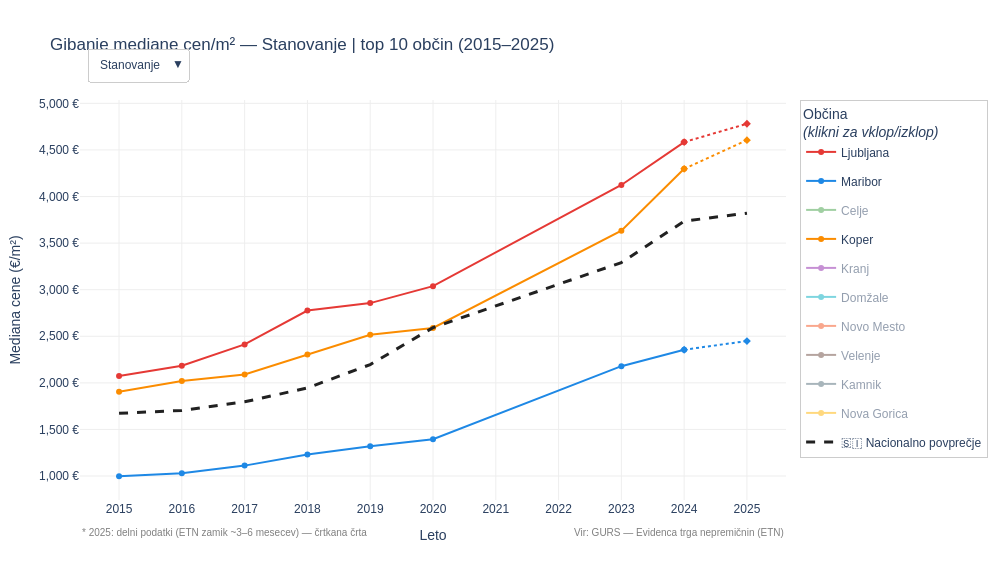

This figure's notebook cell:
### Markdown cell above
---
## Vizualizacija 1: Gibanje cen/m² v top 10 občinah (2015–2025)

**Interaktivno:** dropdown za tip nepremičnine, legenda za vklop/izklop občin, nacionalno povprečje kot referenčna črta.  
**Opomba za 2025:** podatki za 2025 so delni (ETN ima zamik ~3–6 mesecev), zato je zadnja točka prikazana s črtkano črto.

### Code cell
# ── Vizualizacija 1: Gibanje cen/m² — interaktivni Plotly ───────────────────
# Privzeto vidne: Ljubljana, Maribor, Koper; ostale legendonly

LETA = list(range(2015, 2026))
TIPI = ["Stanovanje", "Hiša", "Skupaj"]

# Občine, ki so privzeto vidne
PRIVZETO_VIDNE = {"LJUBLJANA", "MARIBOR", "KOPER"}

def pripravi_podatke(tip_filter):
    """Vrne mediane cen/m² po občinah in letih ter nacionalno povprečje."""
    if tip_filter == "Skupaj":
        pod = df
    else:
        pod = df[df["TIP"] == tip_filter]

    # Po občinah
    obcina_leto = (
        pod.groupby(["OBCINA", "LETO"], observed=True)["CENA_M2"]
        .median()
        .reset_index()
    )

    # Nacionalno povprečje (mediana vseh 10 občin skupaj)
    nat = (
        pod.groupby("LETO")["CENA_M2"]
        .median()
        .reset_index()
        .rename(columns={"CENA_M2": "NAT"})
    )
    return obcina_leto, nat

def naredi_traces(tip_filter):
    """Izdela seznam Plotly traces za dani tip."""
    obcina_leto, nat = pripravi_podatke(tip_filter)
    traces = []

    for obcina in OBCINE:
        pod = obcina_leto[obcina_leto["OBCINA"] == obcina].sort_values("LETO")
        leta = pod["LETO"].tolist()
        cene = pod["CENA_M2"].tolist()

        # Normalna črta (2015–2024)
        idx_24 = [i for i, l in enumerate(leta) if l <= 2024]
        idx_25 = [i for i, l in enumerate(leta) if l >= 2024]

        vidnost = True if obcina in PRIVZETO_VIDNE else "legendonly"

        # 2015–2024: polna črta
        traces.append(go.Scatter(
            x=[leta[i] for i in idx_24],
            y=[cene[i] for i in idx_24],
            name=obcina.title(),
            line=dict(color=BARVE[obcina], width=2),
            mode="lines+markers",
            marker=dict(size=6),
            visible=vidnost,
            legendgroup=obcina,
            showlegend=True,
            hovertemplate=f"<b>{obcina.title()}</b><br>Leto: %{{x}}<br>Mediana: %{{y:,.0f}} €/m²<extra></extra>",
        ))

        # 2024–2025: črtkana črta (delni podatki)
        if len(idx_25) >= 2:
            traces.append(go.Scatter(
                x=[leta[i] for i in idx_25],
                y=[cene[i] for i in idx_25],
                name=obcina.title() + " (2025*)",
                line=dict(color=BARVE[obcina], width=2, dash="dot"),
                mode="lines+markers",
                marker=dict(size=6, symbol="diamond"),
                visible=vidnost,
                legendgroup=obcina,
                showlegend=False,
                hovertemplate=f"<b>{obcina.title()} (delni podatki 2025)</b><br>Leto: %{{x}}<br>Mediana: %{{y:,.0f}} €/m²<extra></extra>",
            ))

    # Nacionalno povprečje
    nat_s = nat.sort_values("LETO")
    traces.append(go.Scatter(
        x=nat_s["LETO"].tolist(),
        y=nat_s["NAT"].tolist(),
        name="🇸🇮 Nacionalno povprečje",
        line=dict(color="#212121", width=3, dash="dash"),
        mode="lines",
        visible=True,
        legendgroup="nat",
        hovertemplate="<b>Nacionalno povprečje</b><br>Leto: %{x}<br>Mediana: %{y:,.0f} €/m²<extra></extra>",
    ))

    return traces

# ── Začetni tip: Stanovanje ──────────────────────────────────────────────────
zacetni_tip = "Stanovanje"
traces_init = naredi_traces(zacetni_tip)

fig = go.Figure(data=traces_init)

# ── Dropdown gumbi ───────────────────────────────────────────────────────────
# Za vsak tip predizračunamo y vrednosti vseh trace-ov
def y_za_tip(tip_filter):
    obcina_leto, nat = pripravi_podatke(tip_filter)
    ys = []
    for obcina in OBCINE:
        pod = obcina_leto[obcina_leto["OBCINA"] == obcina].sort_values("LETO")
        cene = pod.set_index("LETO")["CENA_M2"]
        leta_24 = [l for l in LETA if l <= 2024]
        leta_25 = [2024, 2025]

        ys.append([cene.get(l, None) for l in leta_24])
        ys.append([cene.get(l, None) for l in leta_25])

    nat_s = nat.set_index("LETO")["NAT"]
    ys.append([nat_s.get(l, None) for l in LETA])
    return ys

gumbi = []
for tip in TIPI:
    ys = y_za_tip(tip)
    gumbi.append(dict(
        label=tip,
        method="update",
        args=[
            {"y": ys},
            {"title": f"Gibanje mediane cen/m² — {tip} | top 10 občin (2015–2025)"}
        ]
    ))

fig.update_layout(
    title=f"Gibanje mediane cen/m² — {zacetni_tip} | top 10 občin (2015–2025)",
    xaxis=dict(title="Leto", tickmode="linear", dtick=1, gridcolor="#eeeeee"),
    yaxis=dict(
        title="Mediana cene (€/m²)",
        tickformat=",.0f",
        ticksuffix=" €",
        gridcolor="#eeeeee",
    ),
    updatemenus=[dict(
        buttons=gumbi,
        direction="down",
        showactive=True,
        x=0.01, xanchor="left",
        y=1.13, yanchor="top",
        bgcolor="white",
        bordercolor="#cccccc",
    )],
    legend=dict(
        title="Občina<br><i>(klikni za vklop/izklop)</i>",
        bgcolor="rgba(255,255,255,0.85)",
        bordercolor="#cccccc",
        borderwidth=1,
    ),
    hovermode="x unified",
    plot_bgcolor="white",
    paper_bgcolor="white",
    font=dict(family="Arial", size=12),
    width=1000,
    height=580,
    annotations=[
        dict(
            text="* 2025: delni podatki (ETN zamik ~3–6 mesecev) — črtkana črta",
            xref="paper", yref="paper",
            x=0, y=-0.1, showarrow=False,
            font=dict(size=10, color="gray"),
        ),
        dict(
            text="Vir: GURS — Evidenca trga nepremičnin (ETN)",
            xref="paper", yref="paper",
            x=1, y=-0.1, showarrow=False,
            font=dict(size=10, color="gray"),
            xanchor="right",
        ),
    ],
)

fig.write_html("viz1_cene_trend.html")
fig.show()
print("✓ Izvoženo: viz1_cene_trend.html")

### Figure 1 — Plotly figure (JSON) as saved in the notebook; plotly's stock layout.template omitted (floating-point values rounded to 4 significant figures; data arrays with more than 128 entries replaced by an {"elided": "..."} marker saying what was removed)
{"data": [{"hovertemplate": "<b>Ljubljana</b><br>Leto: %{x}<br>Mediana: %{y:,.0f} €/m²<extra></extra>", "legendgroup": "LJUBLJANA", "line": {"color": "#E53935", "width": 2}, "marker": {"size": 6}, "mode": "lines+markers", "name": "Ljubljana", "showlegend": true, "type": "scatter", "visible": true, "x": [2015, 2016, 2017, 2018, 2019, 2020, 2023, 2024], "y": [2074.0, 2184.0, 2412.0, 2776.0, 2856.0, 3038.0, 4124.0, 4585.0]}, {"hovertemplate": "<b>Ljubljana (delni podatki 2025)</b><br>Leto: %{x}<br>Mediana: %{y:,.0f} €/m²<extra></extra>", "legendgroup": "LJUBLJANA", "line": {"color": "#E53935", "dash": "dot", "width": 2}, "marker": {"size": 6, "symbol": "diamond"}, "mode": "lines+markers", "name": "Ljubljana (2025*)", "showlegend": false, "type": "scatter", "visible": true, "x": [2024, 2025], "y": [4585.0, 4781.0]}, {"hovertemplate": "<b>Maribor</b><br>Leto: %{x}<br>Mediana: %{y:,.0f} €/m²<extra></extra>", "legendgroup": "MARIBOR", "line": {"color": "#1E88E5", "width": 2}, "marker": {"size": 6}, "mode": "lines+markers", "name": "Maribor", "showlegend": true, "type": "scatter", "visible": true, "x": [2015, 2016, 2017, 2018, 2019, 2020, 2023, 2024], "y": [997.7, 1031.0, 1112.0, 1230.0, 1320.0, 1395.0, 2179.0, 2356.0]}, {"hovertemplate": "<b>Maribor (delni podatki 2025)</b><br>Leto: %{x}<br>Mediana: %{y:,.0f} €/m²<extra></extra>", "legendgroup": "MARIBOR", "line": {"color": "#1E88E5", "dash": "dot", "width": 2}, "marker": {"size": 6, "symbol": "diamond"}, "mode": "lines+markers", "name": "Maribor (2025*)", "showlegend": false, "type": "scatter", "visible": true, "x": [2024, 2025], "y": [2356.0, 2449.0]}, {"hovertemplate": "<b>Celje</b><br>Leto: %{x}<br>Mediana: %{y:,.0f} €/m²<extra></extra>", "legendgroup": "CELJE", "line": {"color": "#43A047", "width": 2}, "marker": {"size": 6}, "mode": "lines+markers", "name": "Celje", "showlegend": true, "type": "scatter", "visible": "legendonly", "x": [2015, 2016, 2017, 2018, 2019, 2020, 2023, 2024], "y": [1046.0, 1078.0, 1122.0, 1223.0, 1339.0, 1354.0, 2226.0, 2249.0]}, {"hovertemplate": "<b>Celje (delni podatki 2025)</b><br>Leto: %{x}<br>Mediana: %{y:,.0f} €/m²<extra></extra>", "legendgroup": "CELJE", "line": {"color": "#43A047", "dash": "dot", "width": 2}, "marker": {"size": 6, "symbol": "diamond"}, "mode": "lines+markers", "name": "Celje (2025*)", "showlegend": false, "type": "scatter", "visible": "legendonly", "x": [2024, 2025], "y": [2249.0, 2513.0]}, {"hovertemplate": "<b>Koper</b><br>Leto: %{x}<br>Mediana: %{y:,.0f} €/m²<extra></extra>", "legendgroup": "KOPER", "line": {"color": "#FB8C00", "width": 2}, "marker": {"size": 6}, "mode": "lines+markers", "name": "Koper", "showlegend": true, "type": "scatter", "visible": true, "x": [2015, 2016, 2017, 2018, 2019, 2020, 2023, 2024], "y": [1904.0, 2019.0, 2089.0, 2304.0, 2515.0, 2589.0, 3633.0, 4298.0]}, {"hovertemplate": "<b>Koper (delni podatki 2025)</b><br>Leto: %{x}<br>Mediana: %{y:,.0f} €/m²<extra></extra>", "legendgroup": "KOPER", "line": {"color": "#FB8C00", "dash": "dot", "width": 2}, "marker": {"size": 6, "symbol": "diamond"}, "mode": "lines+markers", "name": "Koper (2025*)", "showlegend": false, "type": "scatter", "visible": true, "x": [2024, 2025], "y": [4298.0, 4605.0]}, {"hovertemplate": "<b>Kranj</b><br>Leto: %{x}<br>Mediana: %{y:,.0f} €/m²<extra></extra>", "legendgroup": "KRANJ", "line": {"color": "#8E24AA", "width": 2}, "marker": {"size": 6}, "mode": "lines+markers", "name": "Kranj", "showlegend": true, "type": "scatter", "visible": "legendonly", "x": [2015, 2016, 2017, 2018, 2019, 2020, 2023, 2024], "y": [1538.0, 1587.0, 1714.0, 1913.0, 2130.0, 2186.0, 3228.0, 3325.0]}, {"hovertemplate": "<b>Kranj (delni podatki 2025)</b><br>Leto: %{x}<br>Mediana: %{y:,.0f} €/m²<extra></extra>", "legendgroup": "KRANJ", "line": {"color": "#8E24AA", "dash": "dot", "width": 2}, "marker": {"size": 6, "symbol": "diamond"}, "mode": "lines+markers", "name": "Kranj (2025*)", "showlegend": false, "type": "scatter", "visible": "legendonly", "x": [2024, 2025], "y": [3325.0, 3506.0]}, {"hovertemplate": "<b>Domžale</b><br>Leto: %{x}<br>Mediana: %{y:,.0f} €/m²<extra></extra>", "legendgroup": "DOMŽALE", "line": {"color": "#00ACC1", "width": 2}, "marker": {"size": 6}, "mode": "lines+markers", "name": "Domžale", "showlegend": true, "type": "scatter", "visible": "legendonly", "x": [2015, 2016, 2017, 2018, 2019, 2020, 2023, 2024], "y": [1752.0, 1969.0, 2115.0, 2343.0, 2507.0, 2208.0, 3768.0, 3899.0]}, {"hovertemplate": "<b>Domžale (delni podatki 2025)</b><br>Leto: %{x}<br>Mediana: %{y:,.0f} €/m²<extra></extra>", "legendgroup": "DOMŽALE", "line": {"color": "#00ACC1", "dash": "dot", "width": 2}, "marker": {"size": 6, "symbol": "diamond"}, "mode": "lines+markers", "name": "Domžale (2025*)", "showlegend": false, "type": "scatter", "visible": "legendonly", "x": [2024, 2025], "y": [3899.0, 3788.0]}, {"hovertemplate": "<b>Novo Mesto</b><br>Leto: %{x}<br>Mediana: %{y:,.0f} €/m²<extra></extra>", "legendgroup": "NOVO MESTO", "line": {"color": "#F4511E", "width": 2}, "marker": {"size": 6}, "mode": "lines+markers", "name": "Novo Mesto", "showlegend": true, "type": "scatter", "visible": "legendonly", "x": [2015, 2016, 2017, 2018, 2019, 2020, 2023, 2024], "y": [1215.0, 1310.0, 1347.0, 1527.0, 1648.0, 1810.0, 2921.0, 2847.0]}, {"hovertemplate": "<b>Novo Mesto (delni podatki 2025)</b><br>Leto: %{x}<br>Mediana: %{y:,.0f} €/m²<extra></extra>", "legendgroup": "NOVO MESTO", "line": {"color": "#F4511E", "dash": "dot", "width": 2}, "marker": {"size": 6, "symbol": "diamond"}, "mode": "lines+markers", "name": "Novo Mesto (2025*)", "showlegend": false, "type": "scatter", "visible": "legendonly", "x": [2024, 2025], "y": [2847.0, 2760.0]}, {"hovertemplate": "<b>Velenje</b><br>Leto: %{x}<br>Mediana: %{y:,.0f} €/m²<extra></extra>", "legendgroup": "VELENJE", "line": {"color": "#6D4C41", "width": 2}, "marker": {"size": 6}, "mode": "lines+markers", "name": "Velenje", "showlegend": true, "type": "scatter", "visible": "legendonly", "x": [2015, 2016, 2017, 2018, 2019, 2020, 2023, 2024], "y": [1021.0, 1021.0, 1015.0, 1098.0, 1246.0, 1342.0, 2208.0, 2361.0]}, {"hovertemplate": "<b>Velenje (delni podatki 2025)</b><br>Leto: %{x}<br>Mediana: %{y:,.0f} €/m²<extra></extra>", "legendgroup": "VELENJE", "line": {"color": "#6D4C41", "dash": "dot", "width": 2}, "marker": {"size": 6, "symbol": "diamond"}, "mode": "lines+markers", "name": "Velenje (2025*)", "showlegend": false, "type": "scatter", "visible": "legendonly", "x": [2024, 2025], "y": [2361.0, 2404.0]}, {"hovertemplate": "<b>Kamnik</b><br>Leto: %{x}<br>Mediana: %{y:,.0f} €/m²<extra></extra>", "legendgroup": "KAMNIK", "line": {"color": "#546E7A", "width": 2}, "marker": {"size": 6}, "mode": "lines+markers", "name": "Kamnik", "showlegend": true, "type": "scatter", "visible": "legendonly", "x": [2015, 2016, 2017, 2018, 2019, 2020, 2023, 2024], "y": [1524.0, 1628.0, 1745.0, 1857.0, 2091.0, 2539.0, 3298.0, 3217.0]}, {"hovertemplate": "<b>Kamnik (delni podatki 2025)</b><br>Leto: %{x}<br>Mediana: %{y:,.0f} €/m²<extra></extra>", "legendgroup": "KAMNIK", "line": {"color": "#546E7A", "dash": "dot", "width": 2}, "marker": {"size": 6, "symbol": "diamond"}, "mode": "lines+markers", "name": "Kamnik (2025*)", "showlegend": false, "type": "scatter", "visible": "legendonly", "x": [2024, 2025], "y": [3217.0, 3567.0]}, {"hovertemplate": "<b>Nova Gorica</b><br>Leto: %{x}<br>Mediana: %{y:,.0f} €/m²<extra></extra>", "legendgroup": "NOVA GORICA", "line": {"color": "#FFB300", "width": 2}, "marker": {"size": 6}, "mode": "lines+markers", "name": "Nova Gorica", "showlegend": true, "type": "scatter", "visible": "legendonly", "x": [2015, 2016, 2017, 2018, 2019, 2020, 2023, 2024], "y": [1496.0, 1333.0, 1526.0, 1725.0, 1767.0, 1817.0, 2651.0, 2606.0]}, {"hovertemplate": "<b>Nova Gorica (delni podatki 2025)</b><br>Leto: %{x}<br>Mediana: %{y:,.0f} €/m²<extra></extra>", "legendgroup": "NOVA GORICA", "line": {"color": "#FFB300", "dash": "dot", "width": 2}, "marker": {"size": 6, "symbol": "diamond"}, "mode": "lines+markers", "name": "Nova Gorica (2025*)", "showlegend": false, "type": "scatter", "visible": "legendonly", "x": [2024, 2025], "y": [2606.0, 2803.0]}, {"hovertemplate": "<b>Nacionalno povprečje</b><br>Leto: %{x}<br>Mediana: %{y:,.0f} €/m²<extra></extra>", "legendgroup": "nat", "line": {"color": "#212121", "dash": "dash", "width": 3}, "mode": "lines", "name": "🇸🇮 Nacionalno povprečje", "type": "scatter", "visible": true, "x": [2015, 2016, 2017, 2018, 2019, 2020, 2023, 2024, 2025], "y": [1673.0, 1705.0, 1797.0, 1946.0, 2197.0, 2593.0, 3291.0, 3736.0, 3821.0]}], "layout": {"annotations": [{"font": {"color": "gray", "size": 10}, "showarrow": false, "text": "* 2025: delni podatki (ETN zamik ~3–6 mesecev) — črtkana črta", "x": 0, "xref": "paper", "y": -0.1, "yref": "paper"}, {"font": {"color": "gray", "size": 10}, "showarrow": false, "text": "Vir: GURS — Evidenca trga nepremičnin (ETN)", "x": 1, "xanchor": "right", "xref": "paper", "y": -0.1, "yref": "paper"}], "font": {"family": "Arial", "size": 12}, "height": 580, "hovermode": "x unified", "legend": {"bgcolor": "rgba(255,255,255,0.85)", "bordercolor": "#cccccc", "borderwidth": 1, "title": {"text": "Občina<br><i>(klikni za vklop/izklop)</i>"}}, "paper_bgcolor": "white", "plot_bgcolor": "white", "title": {"text": "Gibanje mediane cen/m² — Stanovanje | top 10 občin (2015–2025)"}, "updatemenus": [{"bgcolor": "white", "bordercolor": "#cccccc", "buttons": [{"args": [{"y": {"elided": "21 rows, 131 float values in total"}}, {"title": "Gibanje mediane cen/m² — Stanovanje | top 10 občin (2015–2025)"}], "label": "Stanovanje", "method": "update"}, {"args": [{"y": {"elided": "21 rows, 131 float values in total"}}, {"title": "Gibanje mediane cen/m² — Hiša | top 10 občin (2015–2025)"}], "label": "Hiša", "method": "update"}, {"args": [{"y": {"elided": "21 rows, 131 float values in total"}}, {"title": "Gibanje mediane cen/m² — Skupaj | top 10 občin (2015–2025)"}], "label": "Skupaj", "method": "update"}], "direction": "down", "showactive": true, "x": 0.01, "xanchor": "left", "y": 1.13, "yanchor": "top"}], "width": 1000, "xaxis": {"dtick": 1, "gridcolor": "#eeeeee", "tickmode": "linear", "title": {"text": "Leto"}}, "yaxis": {"gridcolor": "#eeeeee", "tickformat": ",.0f", "ticksuffix": " €", "title": {"text": "Mediana cene (€/m²)"}}}}
